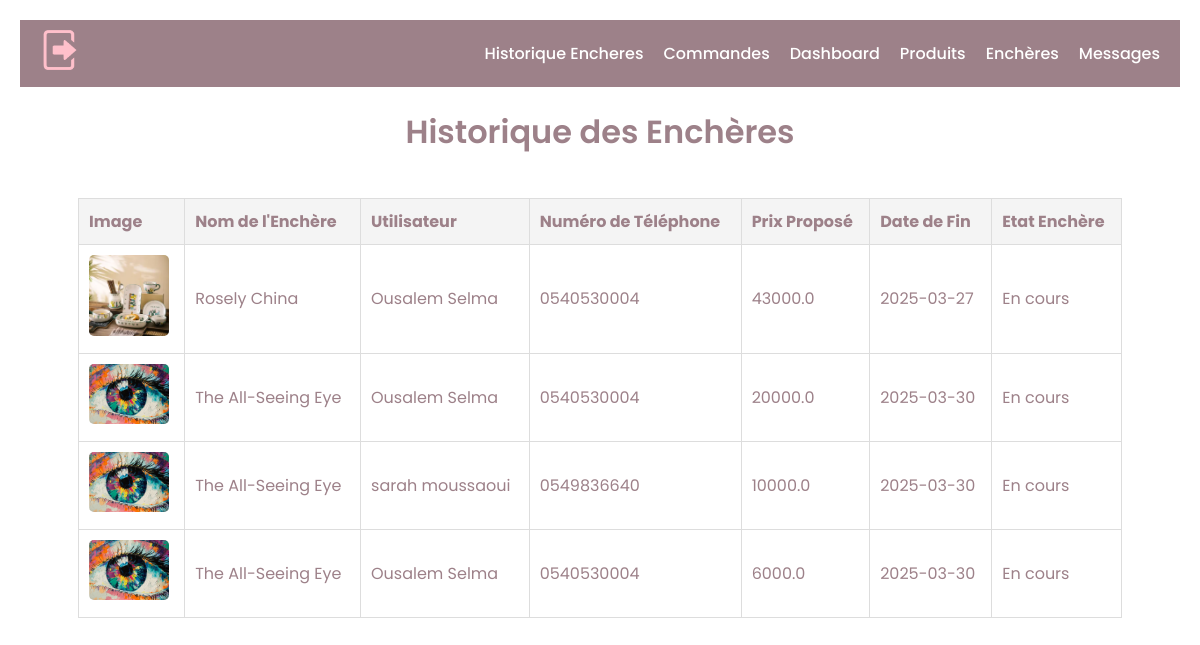
/admin/historique_encheres, run on the app's committed database.
### tables this page shows
CREATE TABLE historique_enchere (
            id_enchere INTEGER NOT NULL,
            id_user INTEGER,
            proposed_price REAL NOT NULL,
            FOREIGN KEY (id_user) REFERENCES users(id),
            FOREIGN KEY (id_enchere) REFERENCES enchere(id),
            PRIMARY KEY (id_enchere, id_user, proposed_price)
        );

CREATE TABLE enchere (
            id_enchere INTEGER PRIMARY KEY AUTOINCREMENT,
            name TEXT NOT NULL,
            etat TEXT NOT NULL DEFAULT 'En cours',
            description TEXT NOT NULL,
            image_url TEXT, 
            prix REAL NOT NULL,
            date_fin DATE NOT NULL
        );

CREATE TABLE users (
            id INTEGER PRIMARY KEY AUTOINCREMENT,
            FirstName TEXT NOT NULL,
            LastName TEXT NOT NULL,
            Email TEXT UNIQUE NOT NULL,
            phoneNum TEXT NOT NULL,
            password TEXT NOT NULL, 
            is_admin INTEGER NOT NULL DEFAULT 0 CHECK(is_admin IN (0,1))  
        );

### app.py (the view)
@app.route("/admin/historique_encheres", methods=["GET"])
def historique_encheres():
    conn = get_db()
    cursor = conn.cursor()
    cursor.execute("""
        SELECT
            e.image_url,
            e.name AS enchere_name,
            e.date_fin,
            u.FirstName || ' ' || u.LastName AS user_full_name,
            u.phoneNum,
            h.proposed_price,
            e.etat
        FROM historique_enchere h
        JOIN enchere e ON h.id_enchere = e.id_enchere
        JOIN users u ON h.id_user = u.id
        ORDER BY e.name, h.proposed_price DESC, e.date_fin DESC
    """)
    historique = cursor.fetchall()
    conn.close()
    return render_template("historique_encheres.html", historique=historique)

### app.py (called while the page is built)
def get_db():
    conn = sqlite3.connect("database.db")  # Ensure this is your actual DB file
    conn.row_factory = sqlite3.Row  # Enable dictionary-like access
    return conn

### templates/historique_encheres.html (shortened to what this page needs)
<!DOCTYPE html>
<html lang="fr">
  <head>
    <link
      rel="stylesheet"
      href="{{ url_for('static', filename='admin_enchere.css') }}" />
  </head>
  <body>
    <nav class="navbar">
      <a href="{{ url_for('logout') }}" class="logout-btn">
        <img
          src="{{ url_for('static', filename='img/logout.png') }}"
          alt="Logout" />
      </a>
      <ul class="nav-links">
        <li>
          <a href="{{ url_for('historique_encheres') }}">Historique Encheres</a>
        </li>
        <li><a href="{{ url_for('historique_encheres') }}">Commandes</a></li>
        <li><a href="{{ url_for('home_admin') }}">Dashboard</a></li>
        <li><a href="{{ url_for('gestion_produits') }}">Produits</a></li>
        <li><a href="{{ url_for('gestion_encheres') }}">Enchères</a></li>
        <li><a href="{{ url_for('admin_messages') }}">Messages</a></li>
      </ul>
    </nav>
    <h1>Historique des Enchères</h1>
    <div class="table-container">
      <table class="historique-table">
        <thead>
          <tr>
            <th>Image</th>
            <th>Nom de l'Enchère</th>
            <th>Utilisateur</th>
            <th>Numéro de Téléphone</th>
            <th>Prix Proposé</th>
            <th>Date de Fin</th>
            <th>Etat Enchère</th>
          </tr>
        </thead>
        <tbody>
          {% for item in historique %}
          <tr>
            <td>
              <img
                src="{{ url_for('static', filename=item.image_url) }}"
                alt="{{ item.enchere_name }}" />
            </td>
            <td>{{ item.enchere_name }}</td>
            <td>{{ item.user_full_name }}</td>
            <td>{{ item.phoneNum }}</td>
            <td>{{ item.proposed_price}}</td>
            <td>{{ item.date_fin }}</td>
            <td>{{item.etat}}</td>
          </tr>
          {% else %}
          <tr>
            <td colspan="5">Aucun historique disponible.</td>
          </tr>
          {% endfor %}
        </tbody>
      </table>
    </div>
  </body>
</html>

### static/admin_enchere.css (style rules this page uses)
body { font-family: "Poppins", sans-serif; background-color: #ffffff; margin: 0; padding: 20px; text-align: center; color: #9d8189; }
h1, h2 { color: #9d8189; font-weight: 600; }
a { text-decoration: none; color: #f4acb7; transition: color 0.3s ease; }
.navbar { display: flex; align-items: center; justify-content: space-between; background-color: #9d8189; padding: 10px 20px; }
.nav-links { list-style: none; margin: 0; padding: 0; display: flex; }
.nav-links li { margin-left: 20px; }
.nav-links a { color: white; text-decoration: none; font-weight: 500; }
.logout-btn img { width: 40px; height: auto; cursor: pointer; transition: opacity 0.3s ease; }
.historique-table { width: 100%; border-collapse: collapse; margin-top: 20px; }
.historique-table th, .historique-table td { border: 1px solid #ddd; padding: 10px; text-align: left; }
.historique-table th { background-color: #f4f4f4; font-weight: bold; }
.historique-table img { width: 80px; height: auto; border-radius: 5px; }
.table-container { width: 90%; margin: auto; overflow-x: auto; }

### data on the page
historique_enchere: name (picture), enchere_name "Rosely China", user_full_name "Ousalem Selma", phoneNum "0540530004", proposed_price "43000.0", date_fin "2025-03-27", etat "En cours"
historique_enchere: name (picture), enchere_name "The All-Seeing Eye", user_full_name "Ousalem Selma", phoneNum "0540530004", proposed_price "20000.0", date_fin "2025-03-30", etat "En cours"
historique_enchere: name (picture), enchere_name "The All-Seeing Eye", user_full_name "sarah moussaoui", phoneNum "0549836640", proposed_price "10000.0", date_fin "2025-03-30", etat "En cours"
historique_enchere: name (picture), enchere_name "The All-Seeing Eye", user_full_name "Ousalem Selma", phoneNum "0540530004", proposed_price "6000.0", date_fin "2025-03-30", etat "En cours"
